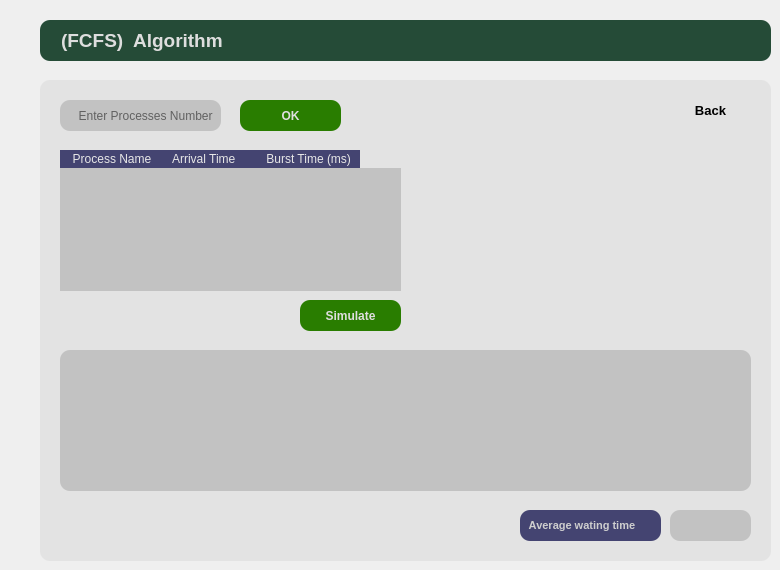
    <widget class="QWidget" name="tab_2">
     <attribute name="title">
      <string>FCFS</string>
     </attribute>
     <widget class="QGroupBox" name="groupBox_2">
      <property name="enabled">
       <bool>true</bool>
      </property>
      <property name="geometry">
       <rect>
        <x>40</x>
        <y>80</y>
        <width>731</width>
        <height>481</height>
       </rect>
      </property>
      <property name="font">
       <font>
        <pointsize>9</pointsize>
        <weight>75</weight>
        <bold>true</bold>
       </font>
      </property>
      <property name="styleSheet">
       <string notr="true">background-color: rgb(227, 227, 227);
border-radius: 10px;</string>
      </property>
      <property name="title">
       <string/>
      </property>
      <widget class="QGraphicsView" name="graphicsView">
       <property name="geometry">
        <rect>
         <x>20</x>
         <y>270</y>
         <width>691</width>
         <height>141</height>
        </rect>
       </property>
       <property name="styleSheet">
        <string notr="true">background-color: rgb(194, 194, 194);</string>
       </property>
      </widget>
      <widget class="QPushButton" name="pushButton_2">
       <property name="enabled">
        <bool>true</bool>
       </property>
       <property name="geometry">
        <rect>
         <x>200</x>
         <y>20</y>
         <width>101</width>
         <height>31</height>
        </rect>
       </property>
       <property name="font">
        <font>
         <pointsize>9</pointsize>
         <weight>75</weight>
         <bold>true</bold>
        </font>
       </property>
       <property name="styleSheet">
        <string notr="true">background-color: rgb(0, 199, 0);
background-color: rgb(41, 125, 0);
color: rgb(223, 223, 223);</string>
       </property>
       <property name="text">
        <string>OK</string>
       </property>
       <property name="shortcut">
        <string>Return</string>
       </property>
      </widget>
      <widget class="QLineEdit" name="lineEdit">
       <property name="geometry">
        <rect>
         <x>20</x>
         <y>20</y>
         <width>161</width>
         <height>31</height>
        </rect>
       </property>
       <property name="styleSheet">
        <string notr="true">background-color: rgb(194, 194, 194);</string>
       </property>
       <property name="placeholderText">
        <string>     Enter Processes Number</string>
       </property>
      </widget>
      <widget class="QLabel" name="label_3">
       <property name="geometry">
        <rect>
         <x>480</x>
         <y>430</y>
         <width>141</width>
         <height>31</height>
        </rect>
       </property>
       <property name="font">
        <font>
         <pointsize>8</pointsize>
         <weight>75</weight>
         <bold>true</bold>
        </font>
       </property>
       <property name="styleSheet">
        <string notr="true">background-color: rgb(68, 68, 113);
color: rgb(206, 206, 206);</string>
       </property>
       <property name="text">
        <string>   Average wating time</string>
       </property>
      </widget>
      <widget class="QLineEdit" name="lineEdit_2">
       <property name="geometry">
        <rect>
         <x>630</x>
         <y>430</y>
         <width>81</width>
         <height>31</height>
        </rect>
       </property>
       <property name="font">
        <font>
         <pointsize>9</pointsize>
        </font>
       </property>
       <property name="styleSheet">
        <string notr="true">background-color: rgb(194, 194, 194);</string>
       </property>
       <property name="readOnly">
        <bool>true</bool>
       </property>
       <property name="placeholderText">
        <string/>
       </property>
      </widget>
      <widget class="QPushButton" name="pushButton_8">
       <property name="enabled">
        <bool>true</bool>
       </property>
       <property name="geometry">
        <rect>
         <x>260</x>
         <y>220</y>
         <width>101</width>
         <height>31</height>
        </rect>
       </property>
       <property name="font">
        <font>
         <pointsize>9</pointsize>
         <weight>75</weight>
         <bold>true</bold>
        </font>
       </property>
       <property name="styleSheet">
        <string notr="true">background-color: rgb(41, 125, 0);
color: rgb(223, 223, 223);</string>
       </property>
       <property name="text">
        <string>Simulate</string>
       </property>
       <property name="shortcut">
        <string>Return</string>
       </property>
      </widget>
      <widget class="QTableWidget" name="tableWidget_3">
       <property name="geometry">
        <rect>
         <x>20</x>
         <y>70</y>
         <width>341</width>
         <height>141</height>
        </rect>
       </property>
       <property name="styleSheet">
        <string notr="true">QHeaderView::section  {
    background-color: rgb(68, 68, 113);
    color: rgb(231, 231, 231);
	border:rgb(68, 68, 113);;
    text-align: left;
	padding-left: 4px;
}
QTableCornerButton::section {
    background-color:rgb(68, 68, 113);
    border: 1px solid #3A3939;
    border-radius: 0px;
}

QTableView
{
	background-color: rgb(194, 194, 194);
	border-radius: 0px;
}

QTableView, QHeaderView
{
    border-radius: 0px;
	selection-background-color: rgb(194, 194, 194);
}

QTableView::item::pressed
{
    background-color: rgb(126, 126, 126);
}


QScrollBar:horizontal
{
    background-color: rgb(194, 194, 194);

}
QScrollBar:vertical
{
    background-color: rgb(194, 194, 194);

}

QTableWidget::item:hover {
	border: 1px solid #47476a;
	border-radius: 8px;
	background-color: #909090;
}


</string>
       </property>
       <property name="frameShape">
        <enum>QFrame::StyledPanel</enum>
       </property>
       <property name="autoScroll">
        <bool>false</bool>
       </property>
       <property name="horizontalScrollMode">
        <enum>QAbstractItemView::ScrollPerPixel</enum>
       </property>
       <column>
        <property name="text">
         <string>Process Name</string>
        </property>
        <property name="font">
         <font>
          <family>MS Shell Dlg 2</family>
          <pointsize>9</pointsize>
         </font>
        </property>
        <property name="textAlignment">
         <set>AlignCenter</set>
        </property>
       </column>
       <column>
        <property name="text">
         <string>Arrival Time     </string>
        </property>
        <property name="font">
         <font>
          <family>MS Shell Dlg 2</family>
          <pointsize>9</pointsize>
         </font>
        </property>
        <property name="textAlignment">
         <set>AlignCenter</set>
        </property>
       </column>
       <column>
        <property name="text">
         <string>   Burst Time (ms)     </string>
        </property>
        <property name="font">
         <font>
          <family>MS Shell Dlg 2</family>
          <pointsize>9</pointsize>
         </font>
        </property>
        <property name="textAlignment">
         <set>AlignCenter</set>
        </property>
       </column>
      </widget>
      <widget class="QPushButton" name="pushButton_33">
       <property name="geometry">
        <rect>
         <x>600</x>
         <y>220</y>
         <width>41</width>
         <height>41</height>
        </rect>
       </property>
       <property name="styleSheet">
        <string notr="true"/>
       </property>
       <property name="text">
        <string/>
       </property>
       <property name="icon">
        <iconset resource="img.qrc">
         <normaloff>:/img/ZoomIn.png</normaloff>:/img/ZoomIn.png</iconset>
       </property>
       <property name="iconSize">
        <size>
         <width>25</width>
         <height>30</height>
        </size>
       </property>
      </widget>
      <widget class="QPushButton" name="pushButton_34">
       <property name="geometry">
        <rect>
         <x>660</x>
         <y>220</y>
         <width>41</width>
         <height>41</height>
        </rect>
       </property>
       <property name="styleSheet">
        <string notr="true"/>
       </property>
       <property name="text">
        <string/>
       </property>
       <property name="icon">
        <iconset resource="img.qrc">
         <normaloff>:/img/ZoomOut.png</normaloff>:/img/ZoomOut.png</iconset>
       </property>
       <property name="iconSize">
        <size>
         <width>25</width>
         <height>30</height>
        </size>
       </property>
      </widget>
     </widget>
     <widget class="QLabel" name="label_2">
      <property name="geometry">
       <rect>
        <x>40</x>
        <y>20</y>
        <width>731</width>
        <height>41</height>
       </rect>
      </property>
      <property name="font">
       <font>
        <family>MS Shell Dlg 2</family>
        <pointsize>14</pointsize>
        <weight>75</weight>
        <bold>true</bold>
       </font>
      </property>
      <property name="styleSheet">
       <string notr="true">background-color: rgb(37, 75, 55);
color: rgb(222, 222, 222);
border-radius: 10px;</string>
      </property>
      <property name="text">
       <string>    (FCFS)  Algorithm</string>
      </property>
     </widget>
     <widget class="QPushButton" name="pushButton_7">
      <property name="geometry">
       <rect>
        <x>670</x>
        <y>90</y>
        <width>81</width>
        <height>41</height>
       </rect>
      </property>
      <property name="font">
       <font>
        <pointsize>10</pointsize>
        <weight>75</weight>
        <bold>true</bold>
       </font>
      </property>
      <property name="styleSheet">
       <string notr="true">background-color: rgb(227, 227, 227);
border-radius:0px;
</string>
      </property>
      <property name="text">
       <string>Back</string>
      </property>
      <property name="icon">
       <iconset resource="img.qrc">
        <normaloff>:/img/Homee.png</normaloff>:/img/Homee.png</iconset>
      </property>
      <property name="iconSize">
       <size>
        <width>27</width>
        <height>27</height>
       </size>
      </property>
     </widget>
    </widget>
